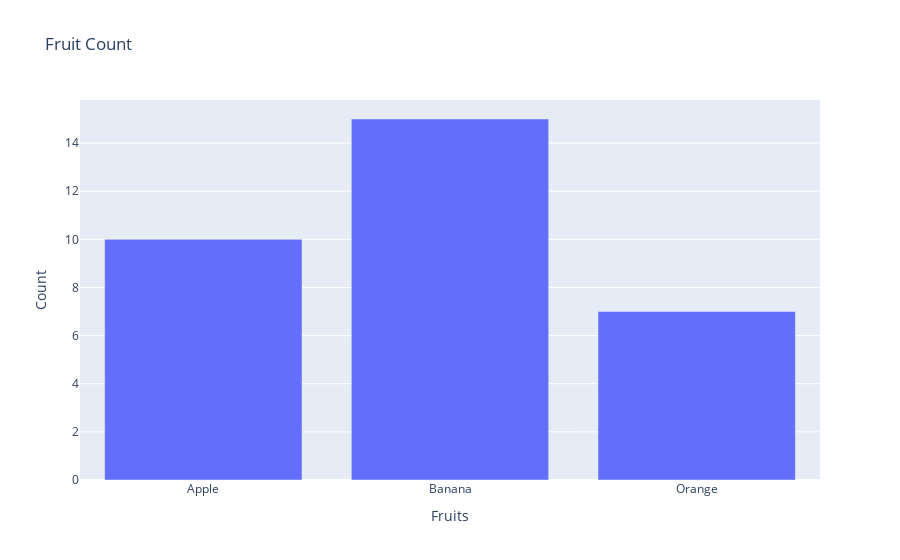

The code cell stored with this chart in its notebook:
### Code cell
#5.Generate a bar plot using Plotly
import plotly.express as px
import pandas as pd

data = {'Fruits': ['Apple', 'Banana', 'Orange'], 'Count': [10, 15, 7]}
df = pd.DataFrame(data)
fig = px.bar(df, x='Fruits', y='Count', title='Fruit Count')
fig.show()

### Figure 1 — Plotly figure (JSON) as saved in the notebook; plotly's stock layout.template omitted (floating-point values rounded to 4 significant figures)
{"data": [{"alignmentgroup": "True", "hovertemplate": "Fruits=%{x}<br>Count=%{y}<extra></extra>", "legendgroup": "", "marker": {"color": "#636efa", "pattern": {"shape": ""}}, "name": "", "offsetgroup": "", "orientation": "v", "showlegend": false, "textposition": "auto", "type": "bar", "x": ["Apple", "Banana", "Orange"], "xaxis": "x", "y": [10, 15, 7], "yaxis": "y"}], "layout": {"autosize": true, "barmode": "relative", "legend": {"tracegroupgap": 0}, "title": {"text": "Fruit Count"}, "xaxis": {"anchor": "y", "autorange": true, "domain": [0, 1], "range": [-0.5, 2.5], "title": {"text": "Fruits"}, "type": "category"}, "yaxis": {"anchor": "x", "autorange": true, "domain": [0, 1], "range": [0, 15.79], "title": {"text": "Count"}, "type": "linear"}}}
